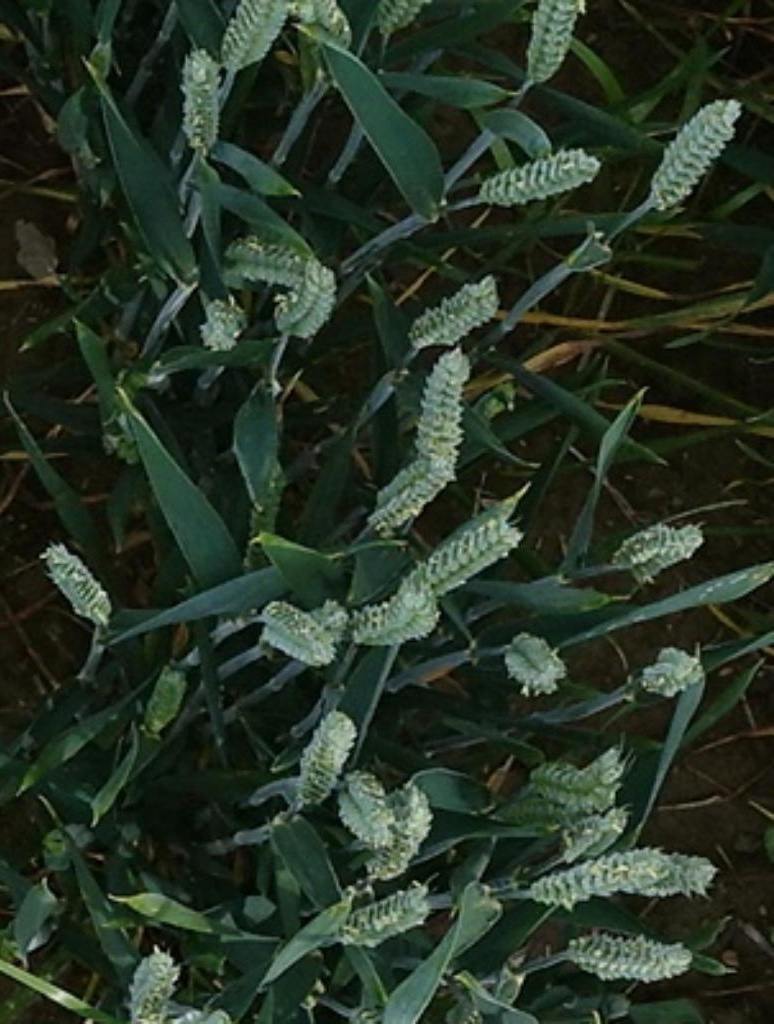
#> input picture 7. hafta/resim/kirpik_bugday.jpg, 774 x 1024 px
$ python 2_renk_kanali.py
#> lines starting #> are read from the running program, lines starting #| are printed output that depends on the picture
import cv2 as cv

resim = cv.imread("resim/kirpik_bugday.jpg")
#> resim is the input picture: shape (1024, 774, 3); mean B, G, R 38, 52.3, 39.7

print(resim.shape)
#| (1024, 774, 3)

print(resim[:, :, 0])  ## sadece mavi renk uzayını alır
#> (printed output is left out)


cv.imshow("mavi", resim[:, :, 0])
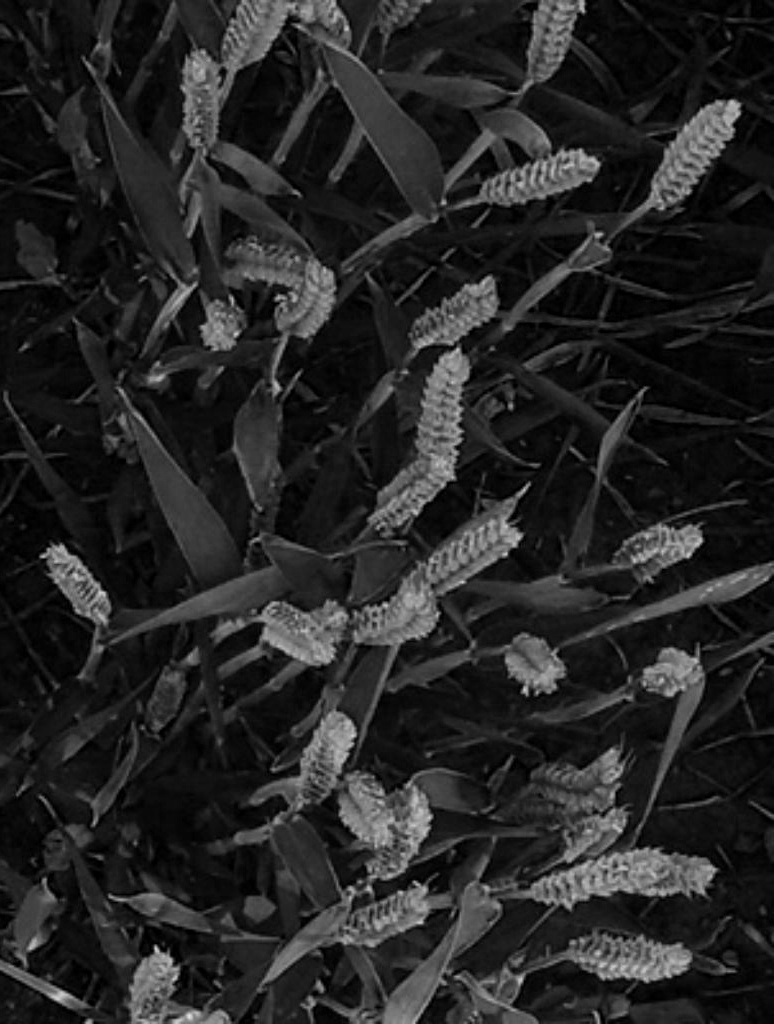
#> window 'mavi': shape (1024, 774); min 0, max 231, mean 38
cv.imshow("yesil", resim[:, :, 1])
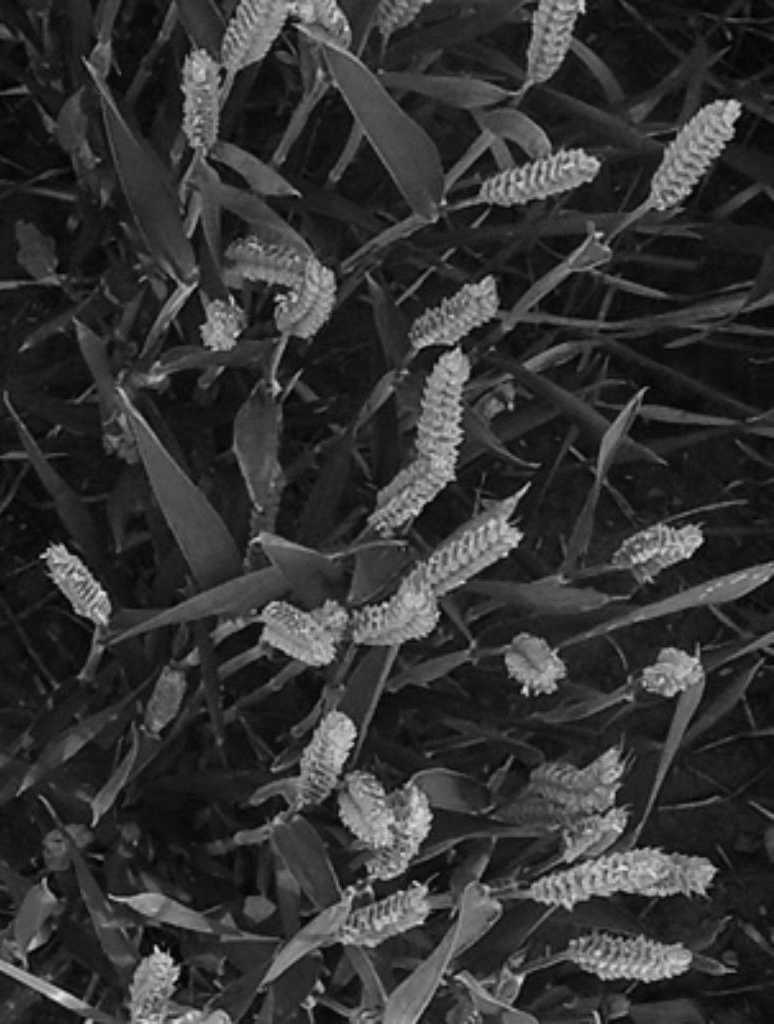
#> window 'yesil': shape (1024, 774); min 0, max 229, mean 52.3
cv.imshow("kirmizi", resim[:, :, 2])
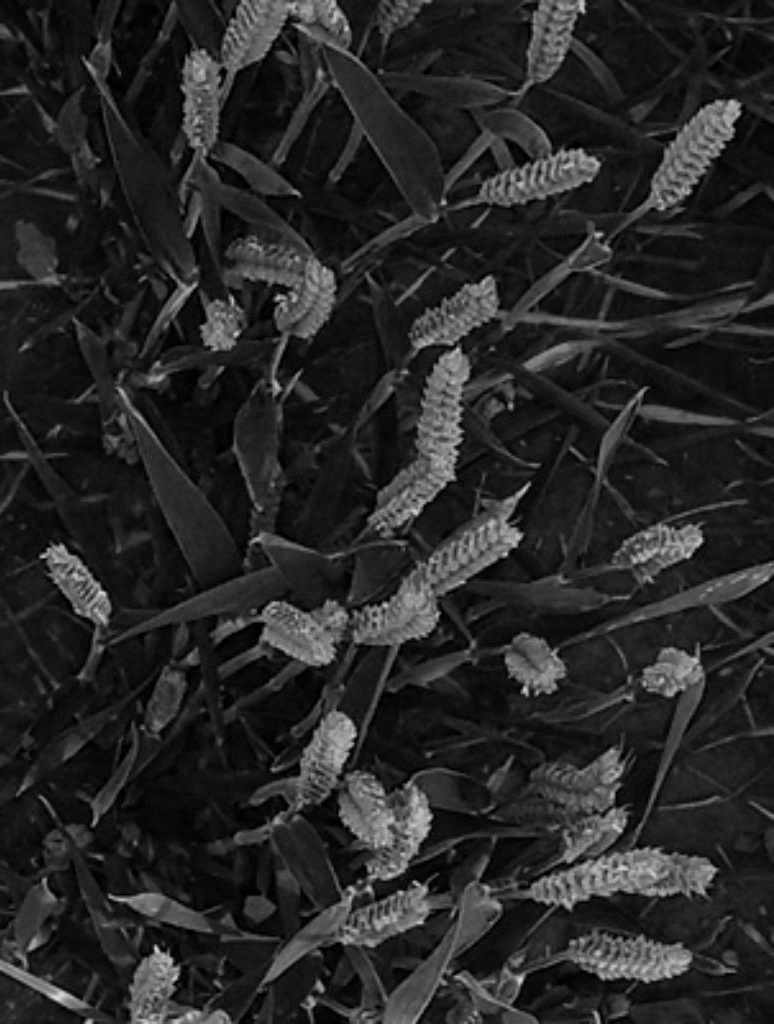
#> window 'kirmizi': shape (1024, 774); min 0, max 220, mean 39.7
cv.waitKey(0)

$ run again, with 7. hafta/resim/bugday.jpg copied over 7. hafta/resim/kirpik_bugday.jpg
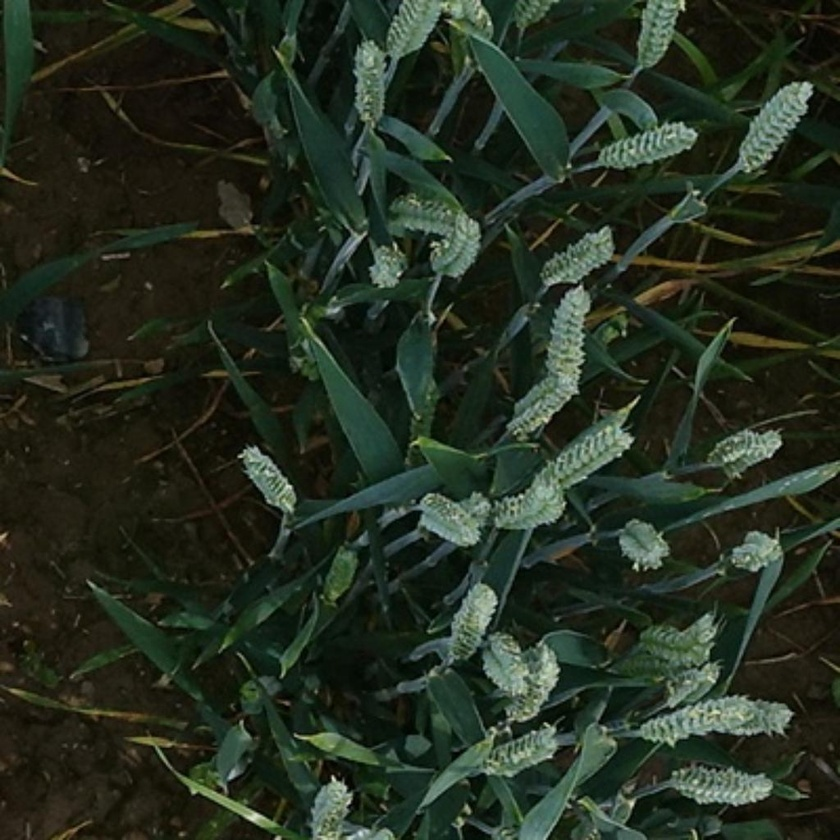
#> input picture 7. hafta/resim/bugday.jpg, 840 x 840 px, shrunk from 1024 x 1024 before the run
#> resim is the input picture: shape (840, 840, 3); mean B, G, R 33.2, 47.3, 37.7
#| (840, 840, 3)
#> (printed output is left out)
#> `cv.imshow("yesil", resim[:, :, 1])`:
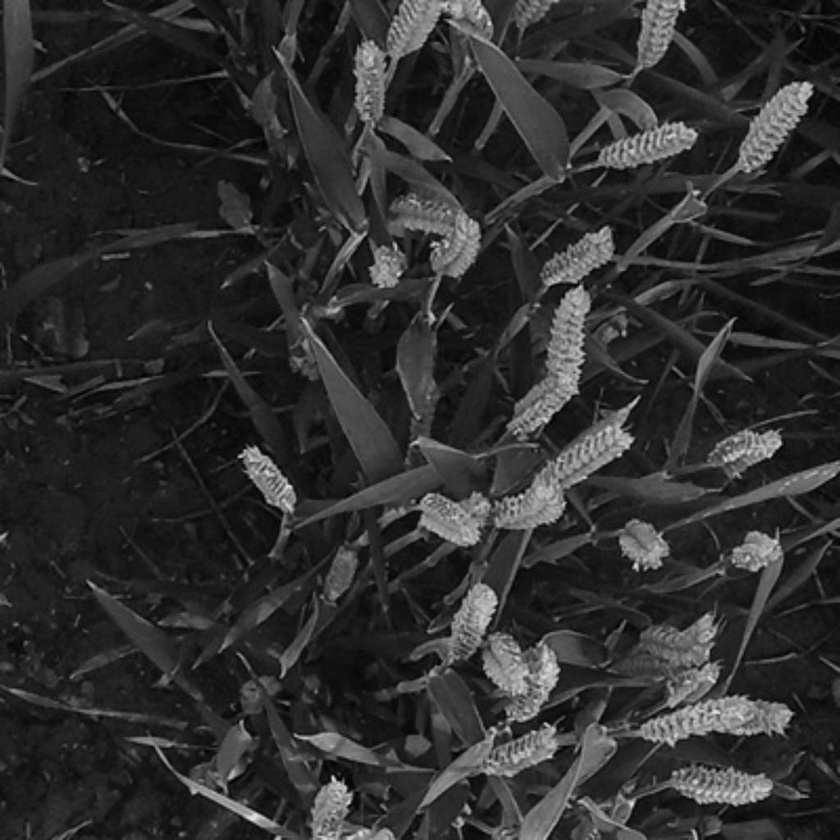
#> window 'yesil': shape (840, 840); min 0, max 230, mean 47.3
#> `cv.imshow("kirmizi", resim[:, :, 2])`:
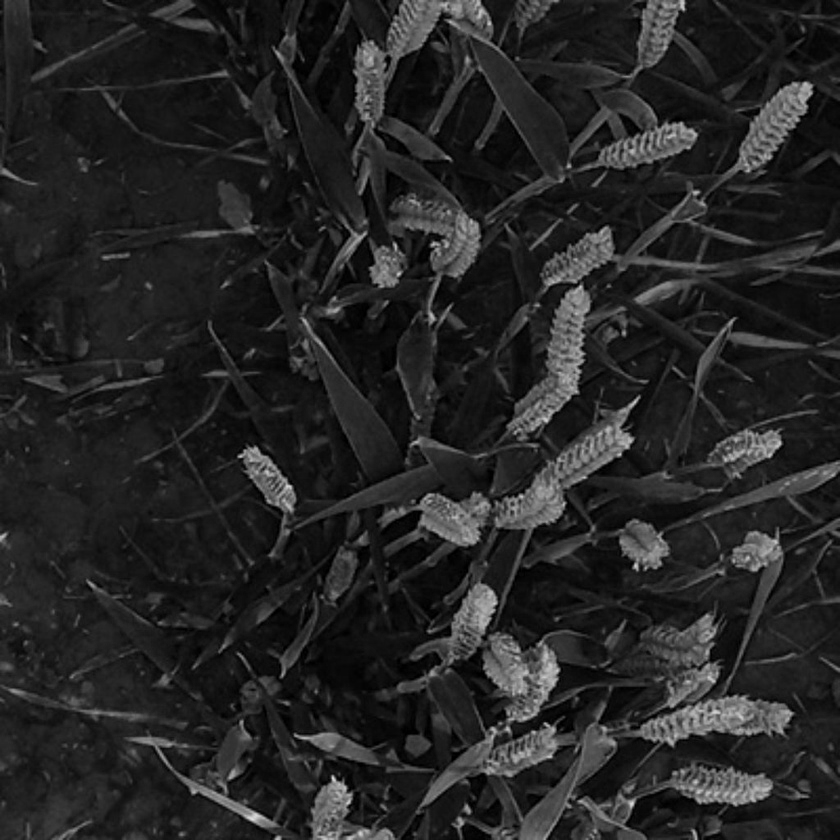
#> window 'kirmizi': shape (840, 840); min 0, max 222, mean 37.7
